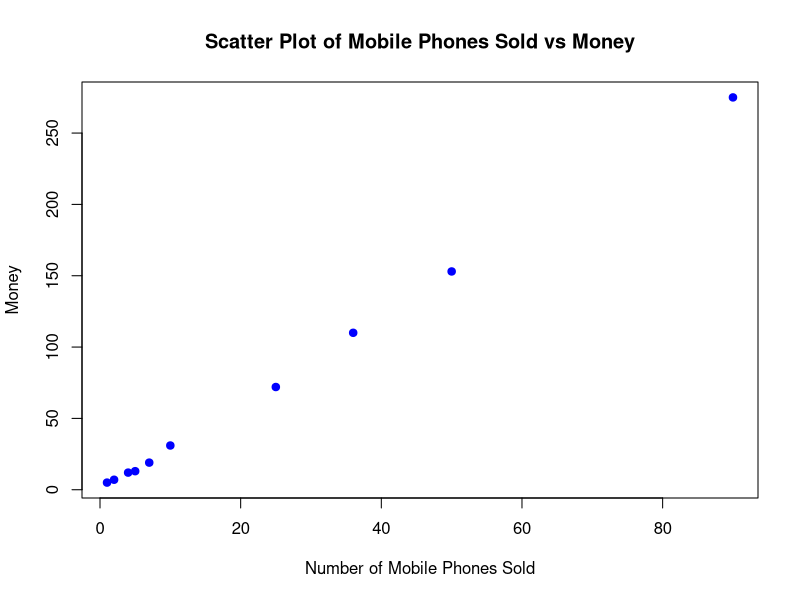

This figure's R source:
# Define the data
x <- c(4, 1, 5, 7, 10, 2, 50, 25, 90, 36)
y <- c(12, 5, 13, 19, 31, 7, 153, 72, 275, 110)

# Create scatter plot
plot(x, y, 
     main = "Scatter Plot of Mobile Phones Sold vs Money",
     xlab = "Number of Mobile Phones Sold",
     ylab = "Money",
     col = "blue",  # Set color of points
     pch = 19       # Set symbol of points (solid circle)
     )
